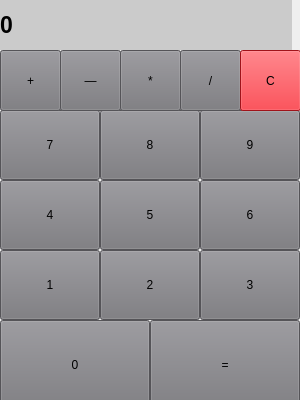
<?xml version="1.0" encoding="UTF-8"?>
<ui version="4.0">
 <class>MainWindow</class>
 <widget class="QMainWindow" name="MainWindow">
  <property name="geometry">
   <rect>
    <x>0</x>
    <y>0</y>
    <width>300</width>
    <height>400</height>
   </rect>
  </property>
  <property name="windowTitle">
   <string>Калькулятор</string>
  </property>
  <widget class="QWidget" name="centralwidget">
   <widget class="QLabel" name="label">
    <property name="enabled">
     <bool>true</bool>
    </property>
    <property name="geometry">
     <rect>
      <x>0</x>
      <y>0</y>
      <width>292</width>
      <height>50</height>
     </rect>
    </property>
    <property name="font">
     <font>
      <pointsize>17</pointsize>
      <weight>75</weight>
      <bold>true</bold>
     </font>
    </property>
    <property name="styleSheet">
     <string notr="true">
background-color: rgba(0, 0, 0, 38);</string>
    </property>
    <property name="text">
     <string>0</string>
    </property>
    <property name="textFormat">
     <enum>Qt::PlainText</enum>
    </property>
    <property name="margin">
     <number>10</number>
    </property>
   </widget>
   <widget class="QPushButton" name="btn_0">
    <property name="geometry">
     <rect>
      <x>0</x>
      <y>320</y>
      <width>150</width>
      <height>90</height>
     </rect>
    </property>
    <property name="styleSheet">
     <string notr="true">background-color: rgb(119, 118, 123);</string>
    </property>
    <property name="text">
     <string>0</string>
    </property>
   </widget>
   <widget class="QPushButton" name="btn_ravno">
    <property name="geometry">
     <rect>
      <x>150</x>
      <y>320</y>
      <width>150</width>
      <height>90</height>
     </rect>
    </property>
    <property name="styleSheet">
     <string notr="true">background-color: rgb(119, 118, 123);</string>
    </property>
    <property name="text">
     <string>=</string>
    </property>
   </widget>
   <widget class="QPushButton" name="btn_1">
    <property name="geometry">
     <rect>
      <x>0</x>
      <y>250</y>
      <width>100</width>
      <height>70</height>
     </rect>
    </property>
    <property name="styleSheet">
     <string notr="true">background-color: rgb(119, 118, 123);</string>
    </property>
    <property name="text">
     <string>1</string>
    </property>
   </widget>
   <widget class="QPushButton" name="btn_2">
    <property name="geometry">
     <rect>
      <x>100</x>
      <y>250</y>
      <width>100</width>
      <height>70</height>
     </rect>
    </property>
    <property name="styleSheet">
     <string notr="true">background-color: rgb(119, 118, 123);</string>
    </property>
    <property name="text">
     <string>2</string>
    </property>
   </widget>
   <widget class="QPushButton" name="btn_3">
    <property name="geometry">
     <rect>
      <x>200</x>
      <y>250</y>
      <width>100</width>
      <height>70</height>
     </rect>
    </property>
    <property name="styleSheet">
     <string notr="true">background-color: rgb(119, 118, 123);</string>
    </property>
    <property name="text">
     <string>3</string>
    </property>
   </widget>
   <widget class="QPushButton" name="btn_4">
    <property name="geometry">
     <rect>
      <x>0</x>
      <y>180</y>
      <width>100</width>
      <height>70</height>
     </rect>
    </property>
    <property name="styleSheet">
     <string notr="true">background-color: rgb(119, 118, 123);</string>
    </property>
    <property name="text">
     <string>4</string>
    </property>
   </widget>
   <widget class="QPushButton" name="btn_5">
    <property name="geometry">
     <rect>
      <x>100</x>
      <y>180</y>
      <width>100</width>
      <height>70</height>
     </rect>
    </property>
    <property name="styleSheet">
     <string notr="true">background-color: rgb(119, 118, 123);</string>
    </property>
    <property name="text">
     <string>5</string>
    </property>
   </widget>
   <widget class="QPushButton" name="btn_6">
    <property name="geometry">
     <rect>
      <x>200</x>
      <y>180</y>
      <width>100</width>
      <height>70</height>
     </rect>
    </property>
    <property name="styleSheet">
     <string notr="true">background-color: rgb(119, 118, 123);</string>
    </property>
    <property name="text">
     <string>6</string>
    </property>
   </widget>
   <widget class="QPushButton" name="btn_7">
    <property name="geometry">
     <rect>
      <x>0</x>
      <y>110</y>
      <width>100</width>
      <height>70</height>
     </rect>
    </property>
    <property name="styleSheet">
     <string notr="true">background-color: rgb(119, 118, 123);</string>
    </property>
    <property name="text">
     <string>7</string>
    </property>
   </widget>
   <widget class="QPushButton" name="btn_8">
    <property name="geometry">
     <rect>
      <x>100</x>
      <y>110</y>
      <width>100</width>
      <height>70</height>
     </rect>
    </property>
    <property name="styleSheet">
     <string notr="true">background-color: rgb(119, 118, 123);</string>
    </property>
    <property name="text">
     <string>8</string>
    </property>
   </widget>
   <widget class="QPushButton" name="btn_9">
    <property name="geometry">
     <rect>
      <x>200</x>
      <y>110</y>
      <width>100</width>
      <height>70</height>
     </rect>
    </property>
    <property name="styleSheet">
     <string notr="true">background-color: rgb(119, 118, 123);</string>
    </property>
    <property name="text">
     <string>9</string>
    </property>
   </widget>
   <widget class="QPushButton" name="btn_plus">
    <property name="geometry">
     <rect>
      <x>0</x>
      <y>50</y>
      <width>61</width>
      <height>61</height>
     </rect>
    </property>
    <property name="styleSheet">
     <string notr="true">background-color: rgb(119, 118, 123);</string>
    </property>
    <property name="text">
     <string>+</string>
    </property>
   </widget>
   <widget class="QPushButton" name="btn_minus">
    <property name="geometry">
     <rect>
      <x>60</x>
      <y>50</y>
      <width>61</width>
      <height>61</height>
     </rect>
    </property>
    <property name="styleSheet">
     <string notr="true">background-color: rgb(119, 118, 123);</string>
    </property>
    <property name="text">
     <string>—</string>
    </property>
   </widget>
   <widget class="QPushButton" name="btn_multi">
    <property name="geometry">
     <rect>
      <x>120</x>
      <y>50</y>
      <width>61</width>
      <height>61</height>
     </rect>
    </property>
    <property name="styleSheet">
     <string notr="true">background-color: rgb(119, 118, 123);</string>
    </property>
    <property name="text">
     <string>*</string>
    </property>
   </widget>
   <widget class="QPushButton" name="btn_delenie">
    <property name="geometry">
     <rect>
      <x>180</x>
      <y>50</y>
      <width>61</width>
      <height>61</height>
     </rect>
    </property>
    <property name="styleSheet">
     <string notr="true">background-color: rgb(119, 118, 123);</string>
    </property>
    <property name="text">
     <string>/</string>
    </property>
   </widget>
   <widget class="QPushButton" name="btn_C">
    <property name="geometry">
     <rect>
      <x>240</x>
      <y>50</y>
      <width>61</width>
      <height>61</height>
     </rect>
    </property>
    <property name="styleSheet">
     <string notr="true">background-color: rgb(119, 118, 123);
background-color: rgb(224, 27, 36);</string>
    </property>
    <property name="text">
     <string>C</string>
    </property>
   </widget>
  </widget>
 </widget>
 <resources/>
 <connections/>
</ui>
